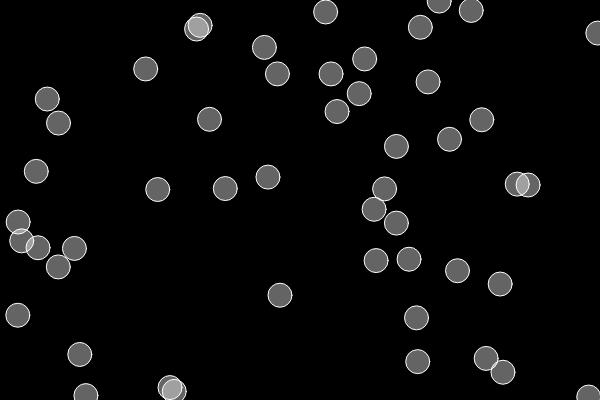
Frame 1 (no input)
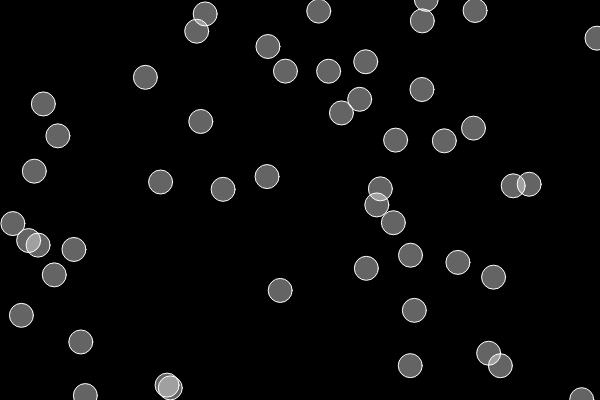
Frame 60 (no input)
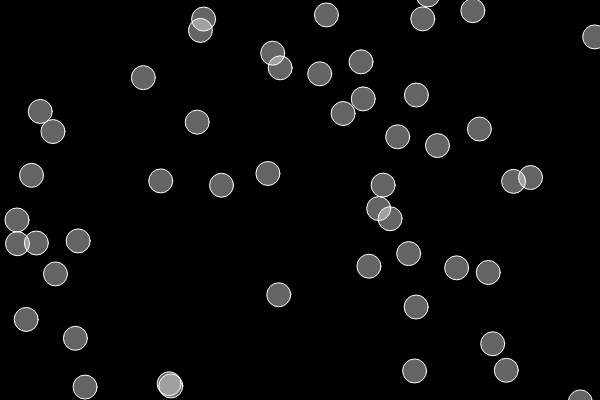
Frame 120 (the mouse pressed at the canvas centre since frame 60)

The p5.js sketch that drew these frames (run headless with seeded random() and noise() and a simulated clock; from frame 60 on, the mouse is pressed at the canvas centre):

// p5.js sketch
// ── sketch.js
var bubbles=[];

function setup() {
    createCanvas(600,400);
    for(var i=0;i<50;i++)
        {
            bubbles.push(new Bubble(random(0,width),random(0,height)));
        }
}

function mousePressed(){
    for(var i=0;i<bubbles.length;i++)
        {
            bubbles[i].clicked();
        }
}

function draw() {
    background(0);    
    for (var i=0;i<bubbles.length;i++)
        {
            bubbles[i].move();
            bubbles[i].display();
        }        
}



// ── bubbles.js
function Bubble(x,y){
    this.x = x //random(0,width),
    this.y = y//random(0,height), 
    this.col=color(255,100);
    
    this.display = function (){
    stroke(255);
    fill(this.col);    
    ellipse(this.x,this.y,24,24)   
    },
    
    this.move = function(){
    this.x = this.x + random(-1,1);
    this.y = this.y + random(-1,1);
    }
    
    this.clicked = function(){
        var d =dist(mouseX,mouseY,this.x,this.y);
        if (d<12){
        this.col=color(random(0,255),0,random(0,255))
        }
    }
    
    
    
    
    
    
}
